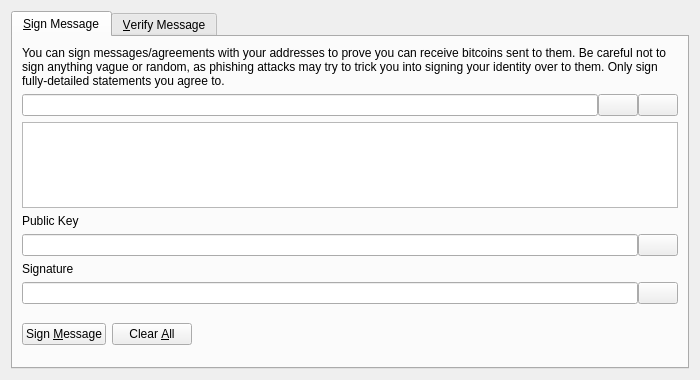
<?xml version="1.0" encoding="UTF-8"?>
<ui version="4.0">
 <class>SignVerifyMessageDialog</class>
 <widget class="QDialog" name="SignVerifyMessageDialog">
  <property name="geometry">
   <rect>
    <x>0</x>
    <y>0</y>
    <width>700</width>
    <height>380</height>
   </rect>
  </property>
  <property name="windowTitle">
   <string>Signatures - Sign / Verify a Message</string>
  </property>
  <property name="modal">
   <bool>true</bool>
  </property>
  <layout class="QVBoxLayout" name="verticalLayout">
   <item>
    <widget class="QTabWidget" name="tabWidget">
     <property name="currentIndex">
      <number>0</number>
     </property>
     <widget class="QWidget" name="tabSignMessage">
      <attribute name="title">
       <string>&amp;Sign Message</string>
      </attribute>
      <layout class="QVBoxLayout" name="verticalLayout_SM">
       <item>
        <widget class="QLabel" name="infoLabel_SM">
         <property name="text">
          <string>You can sign messages/agreements with your addresses to prove you can receive bitcoins sent to them. Be careful not to sign anything vague or random, as phishing attacks may try to trick you into signing your identity over to them. Only sign fully-detailed statements you agree to.</string>
         </property>
         <property name="textFormat">
          <enum>Qt::PlainText</enum>
         </property>
         <property name="wordWrap">
          <bool>true</bool>
         </property>
        </widget>
       </item>
       <item>
        <layout class="QHBoxLayout" name="horizontalLayout_1_SM">
         <property name="spacing">
          <number>0</number>
         </property>
         <item>
          <widget class="QValidatedLineEdit" name="addressIn_SM">
           <property name="toolTip">
            <string>The Bitcoin address to sign the message with</string>
           </property>
          </widget>
         </item>
         <item>
          <widget class="QPushButton" name="addressBookButton_SM">
           <property name="toolTip">
            <string>Choose previously used address</string>
           </property>
           <property name="text">
            <string/>
           </property>
           <property name="icon">
            <iconset resource="../bitcoin.qrc">
             <normaloff>:/icons/address-book</normaloff>:/icons/address-book</iconset>
           </property>
           <property name="shortcut">
            <string>Alt+A</string>
           </property>
           <property name="autoDefault">
            <bool>false</bool>
           </property>
          </widget>
         </item>
         <item>
          <widget class="QPushButton" name="pasteButton_SM">
           <property name="toolTip">
            <string>Paste address from clipboard</string>
           </property>
           <property name="text">
            <string/>
           </property>
           <property name="icon">
            <iconset resource="../bitcoin.qrc">
             <normaloff>:/icons/editpaste</normaloff>:/icons/editpaste</iconset>
           </property>
           <property name="shortcut">
            <string>Alt+P</string>
           </property>
           <property name="autoDefault">
            <bool>false</bool>
           </property>
          </widget>
         </item>
        </layout>
       </item>
       <item>
        <widget class="QPlainTextEdit" name="messageIn_SM">
         <property name="toolTip">
          <string>Enter the message you want to sign here</string>
         </property>
        </widget>
       </item>
       <item>
        <widget class="QLabel" name="pubkeyLabel_SM">
         <property name="text">
          <string>Public Key</string>
         </property>
         <property name="textFormat">
          <enum>Qt::PlainText</enum>
         </property>
        </widget>
       </item>
       <item>
        <layout class="QHBoxLayout" name="horizontalLayout_2_SM_P">
         <property name="spacing">
          <number>0</number>
         </property>
         <item>
          <widget class="QLineEdit" name="pubkeyOut_SM">
           <property name="font">
            <font>
             <italic>true</italic>
            </font>
           </property>
           <property name="readOnly">
            <bool>true</bool>
           </property>
          </widget>
         </item>
         <item>
          <widget class="QPushButton" name="copyPubkeyButton_SM">
           <property name="toolTip">
            <string>Copy the current public key to the system clipboard</string>
           </property>
           <property name="text">
            <string/>
           </property>
           <property name="icon">
            <iconset resource="../bitcoin.qrc">
             <normaloff>:/icons/editcopy</normaloff>:/icons/editcopy</iconset>
           </property>
           <property name="autoDefault">
            <bool>false</bool>
           </property>
          </widget>
         </item>
        </layout>
       </item>
       <item>
        <widget class="QLabel" name="signatureLabel_SM">
         <property name="text">
          <string>Signature</string>
         </property>
         <property name="textFormat">
          <enum>Qt::PlainText</enum>
         </property>
        </widget>
       </item>
       <item>
        <layout class="QHBoxLayout" name="horizontalLayout_2_SM_S">
         <property name="spacing">
          <number>0</number>
         </property>
         <item>
          <widget class="QLineEdit" name="signatureOut_SM">
           <property name="font">
            <font>
             <italic>true</italic>
            </font>
           </property>
           <property name="readOnly">
            <bool>true</bool>
           </property>
          </widget>
         </item>
         <item>
          <widget class="QPushButton" name="copySignatureButton_SM">
           <property name="toolTip">
            <string>Copy the current signature to the system clipboard</string>
           </property>
           <property name="text">
            <string/>
           </property>
           <property name="icon">
            <iconset resource="../bitcoin.qrc">
             <normaloff>:/icons/editcopy</normaloff>:/icons/editcopy</iconset>
           </property>
           <property name="autoDefault">
            <bool>false</bool>
           </property>
          </widget>
         </item>
        </layout>
       </item>
       <item>
        <layout class="QHBoxLayout" name="horizontalLayout_3_SM">
         <item>
          <widget class="QPushButton" name="signMessageButton_SM">
           <property name="toolTip">
            <string>Sign the message to prove you own this Bitcoin address</string>
           </property>
           <property name="text">
            <string>Sign &amp;Message</string>
           </property>
           <property name="icon">
            <iconset resource="../bitcoin.qrc">
             <normaloff>:/icons/edit</normaloff>:/icons/edit</iconset>
           </property>
           <property name="autoDefault">
            <bool>false</bool>
           </property>
          </widget>
         </item>
         <item>
          <widget class="QPushButton" name="clearButton_SM">
           <property name="toolTip">
            <string>Reset all sign message fields</string>
           </property>
           <property name="text">
            <string>Clear &amp;All</string>
           </property>
           <property name="icon">
            <iconset resource="../bitcoin.qrc">
             <normaloff>:/icons/remove</normaloff>:/icons/remove</iconset>
           </property>
           <property name="autoDefault">
            <bool>false</bool>
           </property>
          </widget>
         </item>
         <item>
          <spacer name="horizontalSpacer_1_SM">
           <property name="orientation">
            <enum>Qt::Horizontal</enum>
           </property>
           <property name="sizeHint" stdset="0">
            <size>
             <width>40</width>
             <height>48</height>
            </size>
           </property>
          </spacer>
         </item>
         <item>
          <widget class="QLabel" name="statusLabel_SM">
           <property name="font">
            <font>
             <weight>75</weight>
             <bold>true</bold>
            </font>
           </property>
           <property name="text">
            <string/>
           </property>
           <property name="wordWrap">
            <bool>true</bool>
           </property>
          </widget>
         </item>
         <item>
          <spacer name="horizontalSpacer_2_SM">
           <property name="orientation">
            <enum>Qt::Horizontal</enum>
           </property>
           <property name="sizeHint" stdset="0">
            <size>
             <width>40</width>
             <height>48</height>
            </size>
           </property>
          </spacer>
         </item>
        </layout>
       </item>
      </layout>
     </widget>
     <widget class="QWidget" name="tabVerifyMessage">
      <attribute name="title">
       <string>&amp;Verify Message</string>
      </attribute>
      <layout class="QVBoxLayout" name="verticalLayout_VM">
       <item>
        <widget class="QLabel" name="infoLabel_VM">
         <property name="text">
          <string>Enter the receiver's address public key, message (ensure you copy line breaks, spaces, tabs, etc. exactly) and signature below to verify the message. Be careful not to read more into the signature than what is in the signed message itself, to avoid being tricked by a man-in-the-middle attack. Note that this only proves the signing party receives with the address, it cannot prove sendership of any transaction!</string>
         </property>
         <property name="textFormat">
          <enum>Qt::PlainText</enum>
         </property>
         <property name="alignment">
          <set>Qt::AlignLeading|Qt::AlignLeft|Qt::AlignTop</set>
         </property>
         <property name="wordWrap">
          <bool>true</bool>
         </property>
        </widget>
       </item>
       <item>
        <layout class="QHBoxLayout" name="horizontalLayout_1_VM">
         <property name="spacing">
          <number>0</number>
         </property>
         <item>
          <widget class="QValidatedLineEdit" name="pubkeyIn_VM">
           <property name="toolTip">
            <string>The public key of the Bitcoin address used to sign the message</string>
           </property>
          </widget>
         </item>
        </layout>
       </item>
       <item>
        <widget class="QPlainTextEdit" name="messageIn_VM"/>
       </item>
       <item>
        <widget class="QValidatedLineEdit" name="signatureIn_VM"/>
       </item>
       <item>
        <layout class="QHBoxLayout" name="horizontalLayout_2_VM">
         <item>
          <widget class="QPushButton" name="verifyMessageButton_VM">
           <property name="toolTip">
            <string>Verify the message to ensure it was signed with the specified Bitcoin address</string>
           </property>
           <property name="text">
            <string>Verify &amp;Message</string>
           </property>
           <property name="icon">
            <iconset resource="../bitcoin.qrc">
             <normaloff>:/icons/transaction_0</normaloff>:/icons/transaction_0</iconset>
           </property>
           <property name="autoDefault">
            <bool>false</bool>
           </property>
          </widget>
         </item>
         <item>
          <widget class="QPushButton" name="clearButton_VM">
           <property name="toolTip">
            <string>Reset all verify message fields</string>
           </property>
           <property name="text">
            <string>Clear &amp;All</string>
           </property>
           <property name="icon">
            <iconset resource="../bitcoin.qrc">
             <normaloff>:/icons/remove</normaloff>:/icons/remove</iconset>
           </property>
           <property name="autoDefault">
            <bool>false</bool>
           </property>
          </widget>
         </item>
         <item>
          <spacer name="horizontalSpacer_1_VM">
           <property name="orientation">
            <enum>Qt::Horizontal</enum>
           </property>
           <property name="sizeHint" stdset="0">
            <size>
             <width>40</width>
             <height>48</height>
            </size>
           </property>
          </spacer>
         </item>
         <item>
          <widget class="QLabel" name="statusLabel_VM">
           <property name="font">
            <font>
             <weight>75</weight>
             <bold>true</bold>
            </font>
           </property>
           <property name="text">
            <string/>
           </property>
           <property name="wordWrap">
            <bool>true</bool>
           </property>
          </widget>
         </item>
         <item>
          <spacer name="horizontalSpacer_2_VM">
           <property name="orientation">
            <enum>Qt::Horizontal</enum>
           </property>
           <property name="sizeHint" stdset="0">
            <size>
             <width>40</width>
             <height>48</height>
            </size>
           </property>
          </spacer>
         </item>
        </layout>
       </item>
      </layout>
     </widget>
    </widget>
   </item>
  </layout>
 </widget>
 <customwidgets>
  <customwidget>
   <class>QValidatedLineEdit</class>
   <extends>QLineEdit</extends>
   <header>qvalidatedlineedit.h</header>
  </customwidget>
 </customwidgets>
 <resources>
  <include location="../bitcoin.qrc"/>
 </resources>
 <connections/>
</ui>
